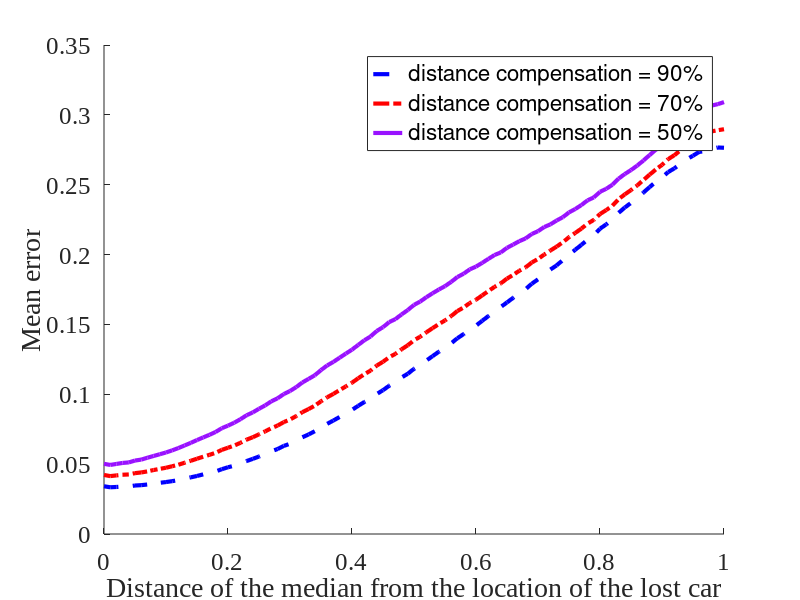

Write the MATLAB code that produced this figure.
load mean_ERR_M_12-16_10_6

figure
set(gca, 'fontsize', 18, 'fontname', 'Times New Roman')
hold on

plot(0:0.01:1, mean_ERR_M(1,1:101), 'b--', 'linewidth', 3)
plot(0:0.01:1, mean_ERR_M(2,1:101), 'r-.', 'linewidth', 3)
plot(0:0.01:1, mean_ERR_M(3,1:101), 'color', [0.6 0.07 1.0], 'linewidth', 3)

legend('distance compensation = 90%', 'distance compensation = 70%', 'distance compensation = 50%')

xlabel('Distance of the median from the location of the lost car')
ylabel('Mean error')